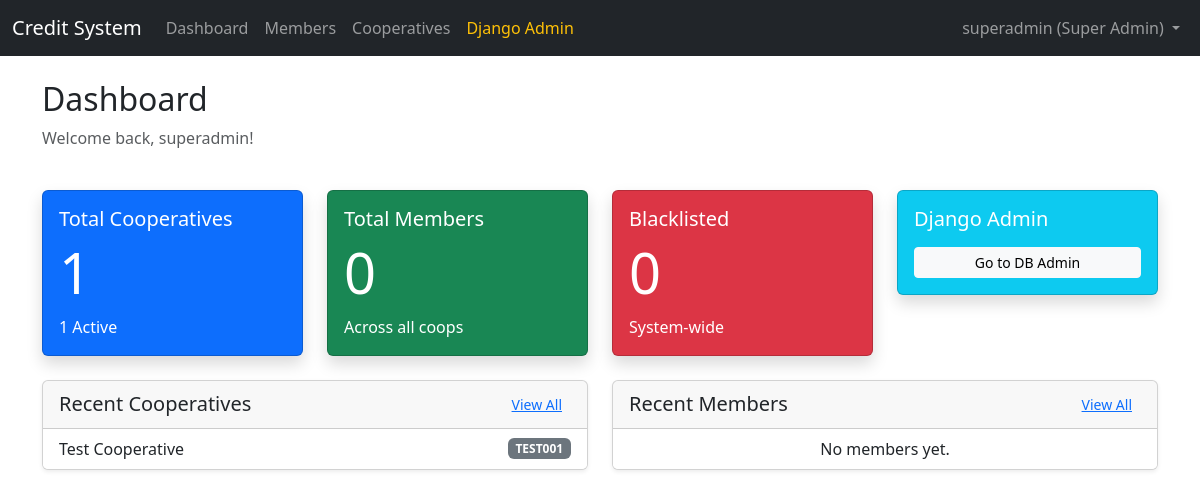
The page /accounts/dashboard/ (signed in) on the database as committed earlier.
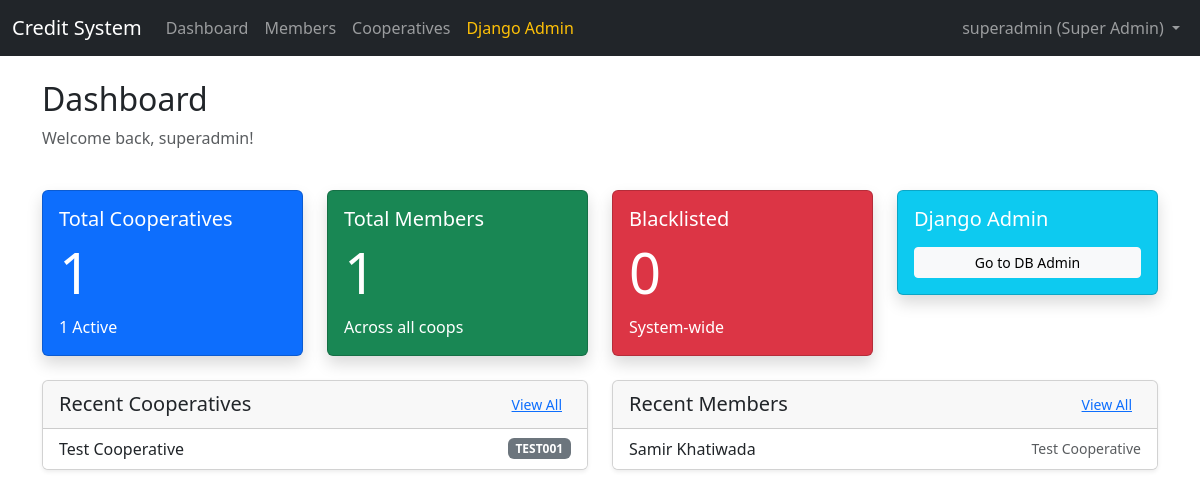
The same page on the database as committed later.
### cooperatives/models.py (models this page shows, shortened)
class Cooperative(models.Model):
    STATUS_CHOICES = (
        ('active', 'Active'),
        ('inactive', 'Inactive'),
    )
    name = models.CharField(max_length=255)
    code = models.CharField(max_length=50, unique=True)
    address = models.TextField()
    contact = models.CharField(max_length=255)  # Can contain phone/email
    status = models.CharField(max_length=20, choices=STATUS_CHOICES, default='active')
    created_at = models.DateTimeField(auto_now_add=True)
    updated_at = models.DateTimeField(auto_now=True)
    class Meta:
        ordering = ['-created_at']
        verbose_name_plural = 'Cooperatives'

### members/models.py (models this page shows, shortened)
class Member(models.Model):
    full_name = models.CharField(max_length=255)
    citizenship_number = models.CharField(max_length=50, unique=True)
    unique_system_id = models.CharField(max_length=20, unique=True, editable=False)
    address = models.TextField()
    phone = models.CharField(max_length=20)
    blacklist_status = models.BooleanField(default=False)
    cooperative = models.ForeignKey(
        'cooperatives.Cooperative',
        on_delete=models.CASCADE,
        related_name='members'
    )
    created_at = models.DateTimeField(auto_now_add=True)
    updated_at = models.DateTimeField(auto_now=True)
    class Meta:
        ordering = ['-created_at']
        indexes = [
            models.Index(fields=['citizenship_number']),
            models.Index(fields=['unique_system_id']),
            models.Index(fields=['blacklist_status']),
        ]

### accounts/views.py (the view, shortened to what this page needs)
# urls.py: path('dashboard/', views.DashboardView.as_view(), name='dashboard'),
class DashboardView(LoginRequiredMixin, TemplateView):
    template_name = 'accounts/dashboard.html'
    def get_context_data(self, **kwargs):
        context = super().get_context_data(**kwargs)
        user = self.request.user
        if user.is_superadmin():
            context['total_cooperatives'] = Cooperative.objects.count()
            context['active_cooperatives'] = Cooperative.objects.filter(status='active').count()
            context['total_members'] = Member.objects.count()
            context['blacklisted_members'] = Member.objects.filter(blacklist_status=True).count()
            context['recent_members'] = Member.objects.all().order_by('-created_at')[:5]
            context['recent_cooperatives'] = Cooperative.objects.all().order_by('-created_at')[:5]
        return context

### accounts/models.py (called while the page is built)
    def is_superadmin(self):
        return self.role == 'superadmin'

### templates/accounts/dashboard.html (shortened to what this page needs)
{% extends 'base.html' %}
{% block content %}
<div class="row mb-4">
    <div class="col">
        <h2>Dashboard</h2>
        <p class="text-muted">Welcome back, {{ user.full_name|default:user.username }}!</p>
    </div>
</div>
{% if user.is_superadmin %}
<div class="row mb-4">
    <div class="col-md-3">
        <div class="card bg-primary text-white shadow">
            <div class="card-body">
                <h5 class="card-title">Total Cooperatives</h5>
                <h2 class="display-4">{{ total_cooperatives }}</h2>
                <p class="mb-0">{{ active_cooperatives }} Active</p>
            </div>
        </div>
    </div>
    <div class="col-md-3">
        <div class="card bg-success text-white shadow">
            <div class="card-body">
                <h5 class="card-title">Total Members</h5>
                <h2 class="display-4">{{ total_members }}</h2>
                <p class="mb-0">Across all coops</p>
            </div>
        </div>
    </div>
    <div class="col-md-3">
        <div class="card bg-danger text-white shadow">
            <div class="card-body">
                <h5 class="card-title">Blacklisted</h5>
                <h2 class="display-4">{{ blacklisted_members }}</h2>
                <p class="mb-0">System-wide</p>
            </div>
        </div>
    </div>
    <div class="col-md-3">
        <div class="card bg-info text-white shadow">
            <div class="card-body">
                <h5 class="card-title">Django Admin</h5>
                <div class="mt-3">
                    <a href="/admin/" class="btn btn-light btn-sm w-100">Go to DB Admin</a>
                </div>
            </div>
        </div>
    </div>
</div>
<div class="row">
    <div class="col-md-6">
        <div class="card shadow-sm mb-4">
            <div class="card-header d-flex justify-content-between align-items-center">
                <h5 class="mb-0">Recent Cooperatives</h5>
                <a href="{% url 'cooperatives:list' %}" class="btn btn-sm btn-link">View All</a>
            </div>
            <ul class="list-group list-group-flush">
                {% for coop in recent_cooperatives %}
                <li class="list-group-item d-flex justify-content-between align-items-center">
                    {{ coop.name }}
                    <span class="badge bg-secondary">{{ coop.code }}</span>
                </li>
                {% empty %}
                <li class="list-group-item text-center">No cooperatives yet.</li>
                {% endfor %}
            </ul>
        </div>
    </div>
    <div class="col-md-6">
        <div class="card shadow-sm mb-4">
            <div class="card-header d-flex justify-content-between align-items-center">
                <h5 class="mb-0">Recent Members</h5>
                <a href="{% url 'members:member_list' %}" class="btn btn-sm btn-link">View All</a>
            </div>
            <ul class="list-group list-group-flush">
                {% for member in recent_members %}
                <li class="list-group-item d-flex justify-content-between align-items-center">
                    {{ member.full_name }}
                    <small class="text-muted">{{ member.cooperative.name }}</small>
                </li>
                {% empty %}
                <li class="list-group-item text-center">No members yet.</li>
                {% endfor %}
            </ul>
        </div>
    </div>
</div>
{% endif %}
{% endblock %}

Rows that differ between the two databases and show on the page:
added Member: full_name "Samir Khatiwada", cooperative.name "Test Cooperative"
Other text that changed with them:
{{ total_members }}: "0" → "1"
text no longer shown: "No members yet."
